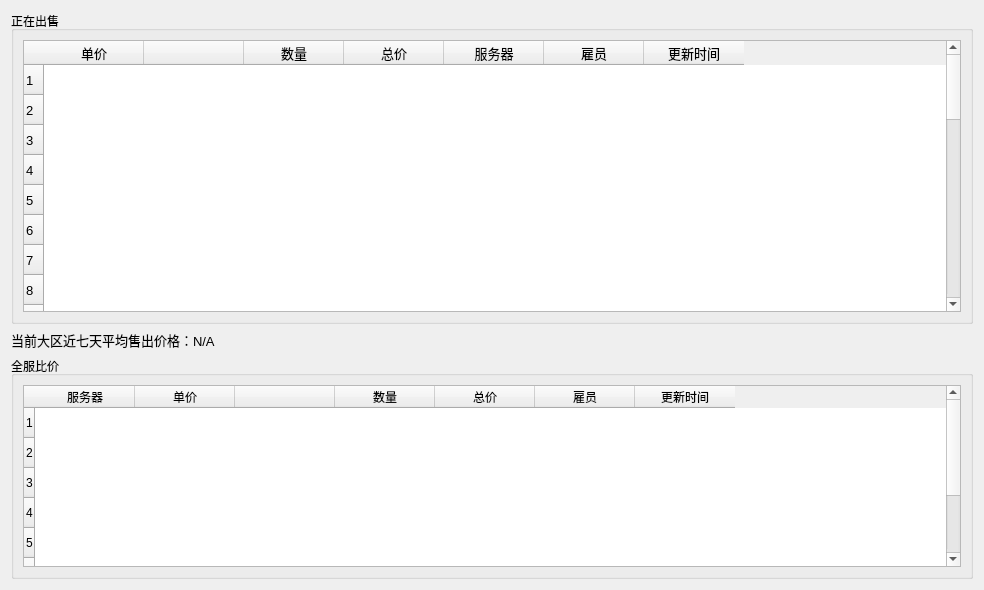
<?xml version="1.0" encoding="UTF-8"?>
<ui version="4.0">
 <class>show_price</class>
 <widget class="QWidget" name="show_price">
  <property name="geometry">
   <rect>
    <x>0</x>
    <y>0</y>
    <width>984</width>
    <height>590</height>
   </rect>
  </property>
  <property name="windowTitle">
   <string>Form</string>
  </property>
  <layout class="QGridLayout" name="gridLayout" rowstretch="7,0,5">
   <item row="2" column="0">
    <widget class="QGroupBox" name="show_min_price">
     <property name="title">
      <string>全服比价</string>
     </property>
     <layout class="QGridLayout" name="gridLayout_2">
      <item row="0" column="0">
       <widget class="QTableWidget" name="all_server">
        <property name="editTriggers">
         <set>QAbstractItemView::NoEditTriggers</set>
        </property>
        <property name="selectionMode">
         <enum>QAbstractItemView::SingleSelection</enum>
        </property>
        <property name="selectionBehavior">
         <enum>QAbstractItemView::SelectRows</enum>
        </property>
        <property name="showGrid">
         <bool>false</bool>
        </property>
        <property name="rowCount">
         <number>8</number>
        </property>
        <row/>
        <row/>
        <row/>
        <row/>
        <row/>
        <row/>
        <row/>
        <row/>
        <column>
         <property name="text">
          <string>服务器</string>
         </property>
        </column>
        <column>
         <property name="text">
          <string>单价</string>
         </property>
        </column>
        <column>
         <property name="text">
          <string/>
         </property>
        </column>
        <column>
         <property name="text">
          <string>数量</string>
         </property>
        </column>
        <column>
         <property name="text">
          <string>总价</string>
         </property>
        </column>
        <column>
         <property name="text">
          <string>雇员</string>
         </property>
        </column>
        <column>
         <property name="text">
          <string>更新时间</string>
         </property>
        </column>
        <item row="0" column="0">
         <property name="text">
          <string/>
         </property>
        </item>
        <item row="0" column="1">
         <property name="text">
          <string/>
         </property>
        </item>
        <item row="1" column="0">
         <property name="text">
          <string/>
         </property>
        </item>
        <item row="2" column="0">
         <property name="text">
          <string/>
         </property>
        </item>
       </widget>
      </item>
     </layout>
    </widget>
   </item>
   <item row="0" column="0">
    <widget class="QGroupBox" name="show_sale">
     <property name="title">
      <string>正在出售</string>
     </property>
     <layout class="QGridLayout" name="gridLayout_3">
      <item row="0" column="0">
       <widget class="QTableWidget" name="sale_list">
        <property name="font">
         <font>
          <pointsize>10</pointsize>
         </font>
        </property>
        <property name="editTriggers">
         <set>QAbstractItemView::NoEditTriggers</set>
        </property>
        <property name="selectionMode">
         <enum>QAbstractItemView::SingleSelection</enum>
        </property>
        <property name="selectionBehavior">
         <enum>QAbstractItemView::SelectRows</enum>
        </property>
        <property name="showGrid">
         <bool>false</bool>
        </property>
        <property name="rowCount">
         <number>30</number>
        </property>
        <row/>
        <row/>
        <row/>
        <row/>
        <row/>
        <row/>
        <row/>
        <row/>
        <row/>
        <row/>
        <row/>
        <row/>
        <row/>
        <row/>
        <row/>
        <row/>
        <row/>
        <row/>
        <row/>
        <row/>
        <row/>
        <row/>
        <row/>
        <row/>
        <row/>
        <row/>
        <row/>
        <row/>
        <row/>
        <row/>
        <column>
         <property name="text">
          <string>单价</string>
         </property>
        </column>
        <column>
         <property name="text">
          <string/>
         </property>
        </column>
        <column>
         <property name="text">
          <string>数量</string>
         </property>
        </column>
        <column>
         <property name="text">
          <string>总价</string>
         </property>
        </column>
        <column>
         <property name="text">
          <string>服务器</string>
         </property>
        </column>
        <column>
         <property name="text">
          <string>雇员</string>
         </property>
        </column>
        <column>
         <property name="text">
          <string>更新时间</string>
         </property>
        </column>
        <item row="0" column="0">
         <property name="text">
          <string/>
         </property>
        </item>
        <item row="0" column="1">
         <property name="text">
          <string/>
         </property>
        </item>
        <item row="0" column="2">
         <property name="text">
          <string/>
         </property>
        </item>
        <item row="0" column="3">
         <property name="text">
          <string/>
         </property>
        </item>
        <item row="0" column="4">
         <property name="text">
          <string/>
         </property>
        </item>
        <item row="0" column="5">
         <property name="text">
          <string/>
         </property>
        </item>
        <item row="0" column="6">
         <property name="text">
          <string/>
         </property>
        </item>
       </widget>
      </item>
     </layout>
    </widget>
   </item>
   <item row="1" column="0" alignment="Qt::AlignLeft|Qt::AlignVCenter">
    <widget class="QLabel" name="seven_day">
     <property name="font">
      <font>
       <family>Arial</family>
       <pointsize>10</pointsize>
      </font>
     </property>
     <property name="text">
      <string>当前大区近七天平均售出价格：N/A</string>
     </property>
    </widget>
   </item>
  </layout>
 </widget>
 <resources/>
 <connections/>
</ui>
